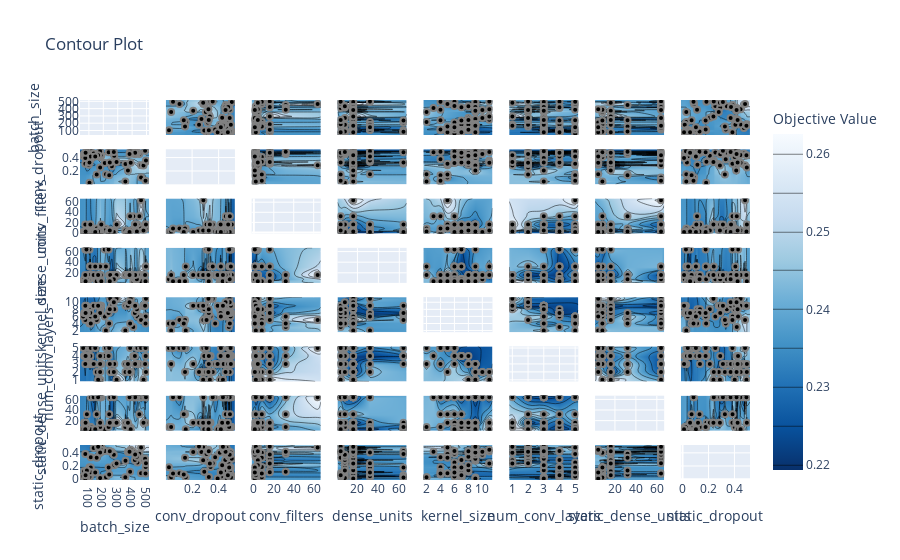

Notebook code cell kept with this figure:
### Code cell
plot_contour(study)
#plot_contour(study, params=["lr", "n_layers"])
